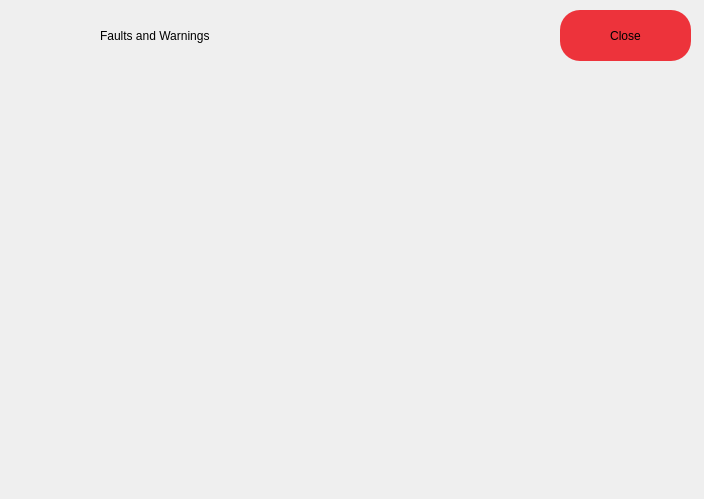
<?xml version="1.0" encoding="UTF-8"?>
<ui version="4.0">
 <class>faultdialog</class>
 <widget class="QDialog" name="faultdialog">
  <property name="geometry">
   <rect>
    <x>0</x>
    <y>0</y>
    <width>704</width>
    <height>499</height>
   </rect>
  </property>
  <property name="windowTitle">
   <string>Dialog</string>
  </property>
  <widget class="QDialogButtonBox" name="buttonBox">
   <property name="geometry">
    <rect>
     <x>680</x>
     <y>440</y>
     <width>341</width>
     <height>32</height>
    </rect>
   </property>
   <property name="orientation">
    <enum>Qt::Horizontal</enum>
   </property>
   <property name="standardButtons">
    <set>QDialogButtonBox::Cancel|QDialogButtonBox::Ok</set>
   </property>
  </widget>
  <widget class="QLabel" name="l_name">
   <property name="geometry">
    <rect>
     <x>100</x>
     <y>20</y>
     <width>291</width>
     <height>31</height>
    </rect>
   </property>
   <property name="styleSheet">
    <string notr="true">font: 20pt &quot;Ubuntu&quot;;
color: rgb(0, 0, 0);</string>
   </property>
   <property name="text">
    <string>Faults and Warnings</string>
   </property>
  </widget>
  <widget class="QLabel" name="l_logo">
   <property name="geometry">
    <rect>
     <x>10</x>
     <y>10</y>
     <width>81</width>
     <height>51</height>
    </rect>
   </property>
   <property name="styleSheet">
    <string notr="true">image: url(:/images/warning.png)</string>
   </property>
   <property name="text">
    <string/>
   </property>
  </widget>
  <widget class="QWidget" name="verticalLayoutWidget">
   <property name="geometry">
    <rect>
     <x>10</x>
     <y>70</y>
     <width>160</width>
     <height>421</height>
    </rect>
   </property>
   <layout class="QVBoxLayout" name="vl_fault1"/>
  </widget>
  <widget class="QWidget" name="verticalLayoutWidget_2">
   <property name="geometry">
    <rect>
     <x>180</x>
     <y>70</y>
     <width>160</width>
     <height>421</height>
    </rect>
   </property>
   <layout class="QVBoxLayout" name="vl_fault2"/>
  </widget>
  <widget class="QWidget" name="verticalLayoutWidget_3">
   <property name="geometry">
    <rect>
     <x>360</x>
     <y>70</y>
     <width>160</width>
     <height>421</height>
    </rect>
   </property>
   <layout class="QVBoxLayout" name="vl_warnings1"/>
  </widget>
  <widget class="QWidget" name="verticalLayoutWidget_4">
   <property name="geometry">
    <rect>
     <x>530</x>
     <y>70</y>
     <width>160</width>
     <height>421</height>
    </rect>
   </property>
   <layout class="QVBoxLayout" name="vl_warnings2"/>
  </widget>
  <widget class="QPushButton" name="pb_close">
   <property name="geometry">
    <rect>
     <x>560</x>
     <y>10</y>
     <width>131</width>
     <height>51</height>
    </rect>
   </property>
   <property name="styleSheet">
    <string notr="true">background-color: rgb(237, 51, 59);
border-radius: 20px;
font: 18pt &quot;Ubuntu&quot;;</string>
   </property>
   <property name="text">
    <string>Close</string>
   </property>
  </widget>
 </widget>
 <resources/>
 <connections>
  <connection>
   <sender>buttonBox</sender>
   <signal>rejected()</signal>
   <receiver>faultdialog</receiver>
   <slot>reject()</slot>
   <hints>
    <hint type="sourcelabel">
     <x>316</x>
     <y>260</y>
    </hint>
    <hint type="destinationlabel">
     <x>286</x>
     <y>274</y>
    </hint>
   </hints>
  </connection>
  <connection>
   <sender>buttonBox</sender>
   <signal>accepted()</signal>
   <receiver>faultdialog</receiver>
   <slot>accept()</slot>
   <hints>
    <hint type="sourcelabel">
     <x>248</x>
     <y>254</y>
    </hint>
    <hint type="destinationlabel">
     <x>157</x>
     <y>274</y>
    </hint>
   </hints>
  </connection>
 </connections>
</ui>
